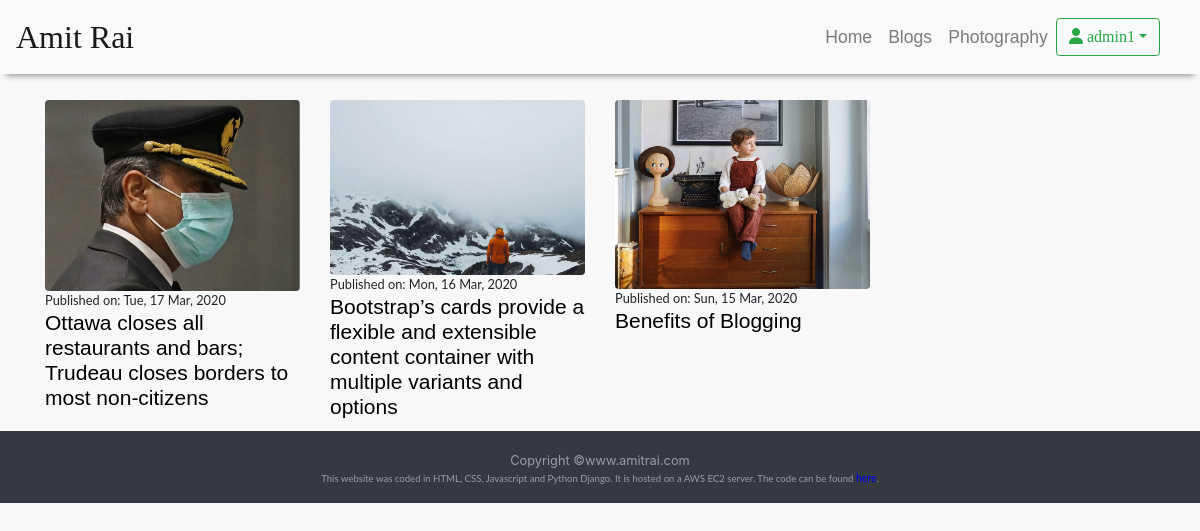
Page /postlist/ (signed in) on the committed database.
### blogsite/models.py (models this page shows, shortened)
class Post(models.Model):
    author = models.ForeignKey('auth.User',on_delete=models.CASCADE)
    title = models.CharField(max_length=200)
    text = RichTextUploadingField()
    created_date = models.DateTimeField(default=timezone.now)
    published_date = models.DateTimeField(blank=True, null=True)
    post_pic = models.ImageField(upload_to='post_pics',blank=True)

### blogsite/views.py (the view)
# urls.py: path('postlist/',views.PostListView.as_view(),name='post_list'),
class PostListView(ListView):
    model = Post
    def get_queryset(self):
        return Post.objects.filter(published_date__lte=timezone.now()).order_by('-published_date')

### blogsite/templates/blogsite/post_list.html
{% extends 'blogsite/base.html' %}
{% load static %}
{% block content %}
<div class="container" style="margin-top:80px">
<div class="row">
{% for post in post_list %}
        <div class="col-md-3">
        <div  style="margin-top:20px;">
            <img class="img-fluid rounded" src="{{post.post_pic.url}}" alt="Card image cap">
            <div>
                <p style="font-size: .8em;">Published on: {{ post.published_date|date:"D, d M, Y"}}</p>
                <a href="{% url 'post_detail' pk=post.pk %}"><h3 style="text-align: left;">{{ post.title }}</h3></a>
            </div>
        </div>
        </div>
    {% if forloop.last %}
       </div>
    {% elif forloop.counter|divisibleby:"4" %}
       <div class="row">
    {% endif %}
{% endfor %}
</div>
{% endblock %}

### blogsite/templates/blogsite/base.html (shortened to what this page needs)
<!DOCTYPE html>
{% load static %}
<html>
  <head>
    <link rel="stylesheet" href="https://stackpath.bootstrapcdn.com/bootstrap/4.1.3/css/bootstrap.min.css"
>
    <link rel="stylesheet" type="text/css" media="screen" href="{%static 'css/main.css' %}">
    <link href="https://maxcdn.bootstrapcdn.com/font-awesome/4.7.0/css/font-awesome.min.css" rel="stylesheet">
    <link rel="stylesheet" href="css/font-awesome.min.css">
    <link rel="stylesheet" href="{% static 'css/blog.css' %}">
  </head>
  <body>
 <nav class="navbar fixed-top navbar-expand-md navbar-light bg-light">
  <a class="navbar-brand bigbrand" style="font-family: Merriweather;" href="{% url 'post_list' %}">Amit Rai</a>
    <div class="collapse navbar-collapse" id="navbarCollapse">
        <ul class="navbar-nav align-items-center ml-auto">
        <li class="nav-item">
          <a class="nav-link js-scroll-trigger"  href="{% url 'home' %}" active>Home</a>
        </li>
        <li class="nav-item">
          <a class="nav-link" href="{% url 'post_list' %}">Blogs</a>
        </li>
        <li class="nav-item">
          <a class="nav-link" href="https://www.flickr.com/photos/187839942@N07/albums">Photography</a>
        </li>
      </ul>
      </div>
          {% if user.is_authenticated %}
            <div class="nav-item dropdown">
            <button class="btn btn-outline-success dropdown-toggle mr-4" type="button" data-toggle="dropdown"
            aria-haspopup="true" aria-expanded="false" style="font-family: Merriweather;"><span class="fa fa-user" aria-hidden="true">&nbsp;</span>{{ user.username }}</button>
          </div>
           {% endif %}
    </nav>
     {% block content %}
     {% endblock %}
  </body>
  <footer class="py-3 bg-dark text-white-50" style="margin-top: 10px">
    <div class="container text-center">
      <small>Copyright &copy;www.amitrai.com
        <p style="text-align: center;font-size: .6rem">This website was coded in HTML, CSS, Javascript and Python Django. It is hosted on a AWS EC2 server. The code can be found <a href="https://github.com/amitraikkr/blogproject">here</a>.
        </p>
      </small>
    </div>
  </footer>
</html>

### blogsite/static/css/main.css (style rules this page uses)
a { color:blue; font-size: 1.1em; }
p { font-family: 'Lato', sans-serif; text-align: left; margin:0px; }
h1, h2, h3, h4, h5, h6, .h1, .h2, .h3, .h4, .h5, .h6 { color:#000; }
h3 { font-family: sans-serif; font-size:21px; line-height:25px; padding-bottom:2px; font-weight:300; margin:0px; text-align: center; }

### blogsite/static/css/blog.css (style rules this page uses)
body { height: 100%; background: #f8f8f8; }
.navbar { -webkit-box-shadow: 0 8px 6px -6px #999; -moz-box-shadow: 0 8px 6px -6px #999; box-shadow: 0 8px 6px -6px #999; font-family: Arial; }
.bigbrand { font-size: 2em; }

### rows in the picture
Post: post_pic (picture), published_date "Tue, 17 Mar, 2020", title "Ottawa closes all restaurants and bars; Trudeau closes borders to most non-citizens"
Post: post_pic (picture), published_date "Mon, 16 Mar, 2020", title "Bootstrap’s cards provide a flexible and extensible content container with multiple variants and options"
Post: post_pic (picture), published_date "Sun, 15 Mar, 2020", title "Benefits of Blogging"

### other values in the picture
{{ user.username }} "admin1"
